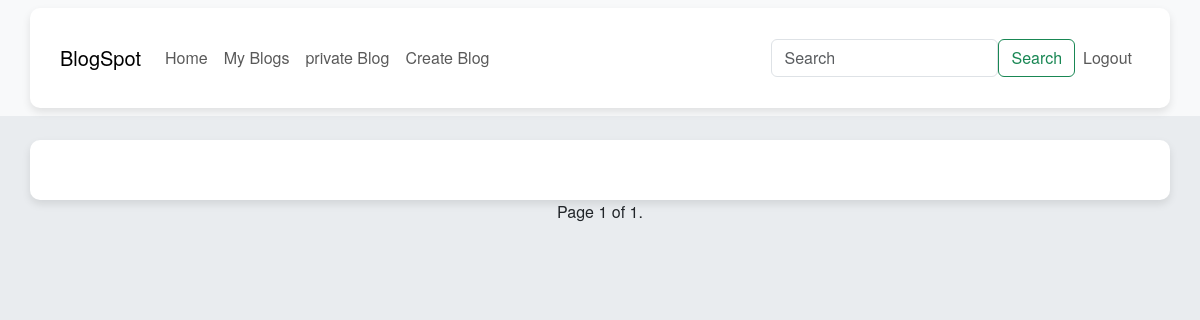
/ (signed in), run on an earlier commit of the app's database.
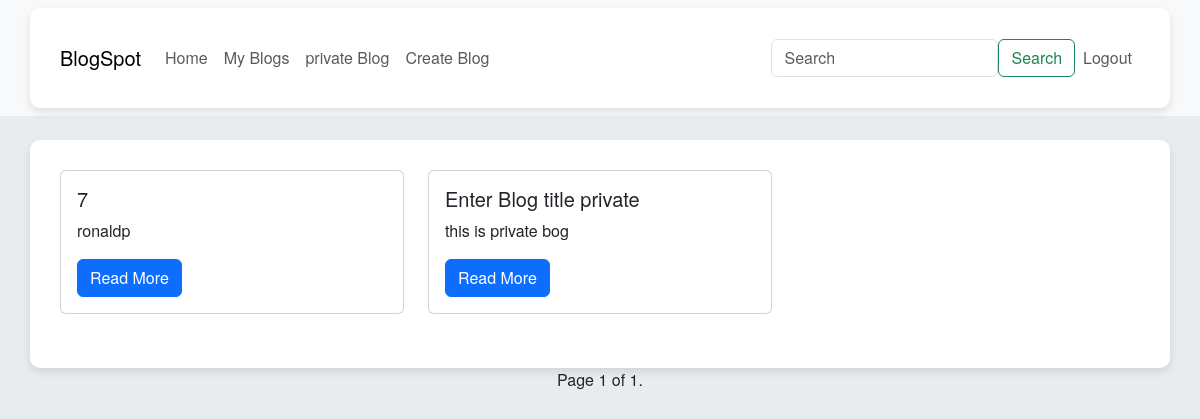
And on a later commit of the database.
### blog/models.py (models this page shows, shortened)
class Createblog(models.Model):
    user = models.ForeignKey(Bloguser, on_delete= models.CASCADE, related_name= 'user')
    title = models.TextField(max_length=256)
    description = models.TextField()
    blog_img = models.ImageField(upload_to='media/', blank=True)
    published_on = models.DateField(default= timezone.now)
    edited_on = models.DateField(default=timezone.now)
    BLOG_CHOICES = (
        ('P', 'Private'),
        ('S', 'Public'),
    )
    blog_type = models.CharField(max_length=20, default= "S", choices=BLOG_CHOICES)

### blog/views.py (the view)
# urls.py: path('', index, name = "index"),
def index(request):
    blogs = Createblog.objects.filter(blog_type= 'S')
    paginator = Paginator(blogs, 10)
    page_number = request.GET.get("page")
    page_obj = paginator.get_page(page_number)
    return render(request, 'index.html', {"blogs":blogs, "page_obj":page_obj,})

### blog/templates/index.html (shortened to what this page needs)
<!DOCTYPE html>
<html lang="en">
<head>
    {% load bootstrap5 %}
    {% bootstrap_css %}
</head>
<body>
    <nav class="navbar navbar-expand-lg navbar-light bg-light">
       <div class="container">
        <a class="navbar-brand" href="{% url 'index' %}">BlogSpot</a>
        <div class="collapse navbar-collapse" id="navbarSupportedContent">
            <ul class="navbar-nav mr-auto">
                <li class="nav-item active">
                    <a class="nav-link" href="{% url 'index' %}">Home</a>
                </li>
                {% if user.is_authenticated %}
                <li class="nav-item">
                    <a class="nav-link" href="{% url 'myblog' %}">My Blogs</a>
                </li>
                <li class="nav-item">
                    <a class="nav-link" href="{% url 'privateblog' %}">private Blog</a>
                </li>
                <li class="nav-item">
                    <a class="nav-link" href="{% url 'newblog' %}">Create Blog</a>
                </li>
            </div>
                <form method="POST" action="{% url 'individual' %}" class="form-inline d-flex my-2 my-lg-0">
                    <input class="form-control mr-sm-2" type="search" name="search_item" placeholder="Search" aria-label="Search">
                    <button class="btn btn-outline-success my-2 my-sm-0" style="display: inline-block; margin-top: 8px;"  type="submit">Search</button>
                </form>
                <li class="nav-item navbar-nav mr-auto">
                    <a class="nav-link" href="{% url 'logout' %}">Logout</a>
                </li>
                {% else %}
                <li class="nav-item navbar-nav mr-auto">
                    <a class="nav-link" href="{% url 'login' %}">Login</a>
                </li>
                {% endif %}
        </div>
    </nav>
    {% if user.is_authenticated %}
    <div class="container mt-4">
        <div class="row">
            {% for blog in page_obj %}
            <div class="col-md-4 mb-4">
                <div class="card">
                    <div class="card-body">
                        <h5 class="card-title">{{ blog.title }}</h5>
                        <p class="card-text">{{ blog.description|truncatewords:15 }}</p>
                        <a href="{% url 'details' blog.pk %}" class="btn btn-primary">Read More</a>
                    </div>
                </div>
            </div>
            {% endfor %}
        </div>
    </div>
    <div class="pagination d-flex justify-content-center">
        <span class="step-links">
            <span class="current">
                Page {{ page_obj.number }} of {{ page_obj.paginator.num_pages }}.
            </span>
        </span>
    </div>
    {% endif %}
</body>
</html>

What changed in the data, as far as the page shows it:
added Createblog: title "7", description "ronaldp"
added Createblog: title "Enter Blog title private", description "this is private bog"
